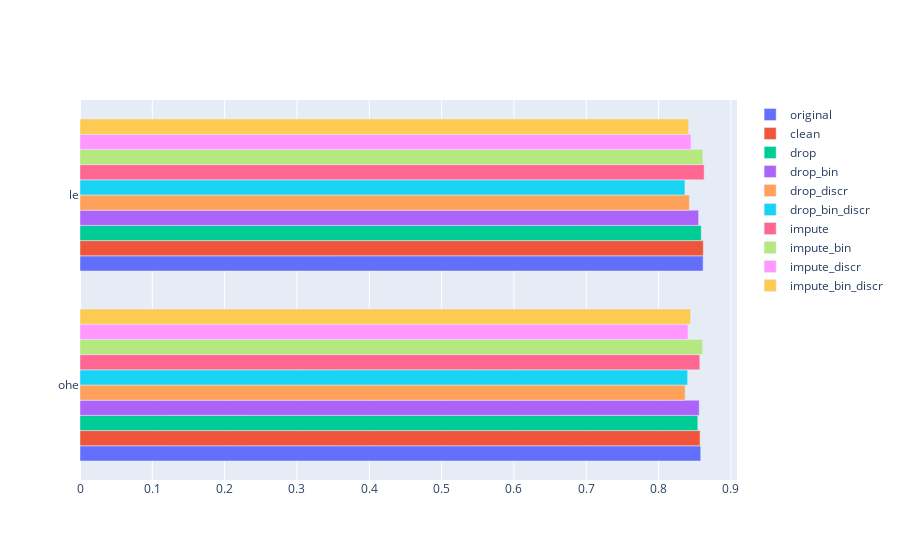

Source (notebook cell):
### Code cell
# Random forest
rf = {}
rf_results = {}

param_grid = [
  {'n_estimators': [50, 100, 150], 'criterion': ['gini', 'entropy'], 'max_depth': [4, 8, 12]},
]

# Loop
for key in datasets_keys:
    rf[key] = {}
    rf_results[key] = {}
    
    # Grid search
    rf[key]["model_ohe"] = GridSearchCV(RandomForestClassifier(), param_grid, scoring='accuracy', n_jobs=8).fit(
        datasets[key]["X_train_ohe"], datasets[key]["Y_train"]
    ).best_estimator_
    rf[key]["model_le"] = GridSearchCV(RandomForestClassifier(), param_grid, scoring='accuracy', n_jobs=8).fit(
        datasets[key]["X_train_le"], datasets[key]["Y_train"]
    ).best_estimator_
    
    # Test
    rf_results[key]["ohe"] = rf[key]['model_ohe'].score(datasets[key]['X_test_ohe'], datasets[key]['Y_test'])
    rf_results[key]["le"] = rf[key]['model_le'].score(datasets[key]['X_test_le'], datasets[key]['Y_test'])

# Plot
fig = go.Figure()
rf_results = pd.DataFrame(rf_results)
for col in rf_results:
    fig.add_traces(go.Bar(y=rf_results.index, x=rf_results[col], orientation="h", name=col))

fig.show()

### Figure 1 — Plotly figure (JSON) as saved in the notebook; plotly's stock layout.template omitted (floating-point values rounded to 4 significant figures)
{"data": [{"name": "original", "orientation": "h", "type": "bar", "x": [0.8582, 0.8616], "y": ["ohe", "le"]}, {"name": "clean", "orientation": "h", "type": "bar", "x": [0.8573, 0.8618], "y": ["ohe", "le"]}, {"name": "drop", "orientation": "h", "type": "bar", "x": [0.8542, 0.859], "y": ["ohe", "le"]}, {"name": "drop_bin", "orientation": "h", "type": "bar", "x": [0.8562, 0.8553], "y": ["ohe", "le"]}, {"name": "drop_discr", "orientation": "h", "type": "bar", "x": [0.8367, 0.8426], "y": ["ohe", "le"]}, {"name": "drop_bin_discr", "orientation": "h", "type": "bar", "x": [0.8402, 0.8365], "y": ["ohe", "le"]}, {"name": "impute", "orientation": "h", "type": "bar", "x": [0.857, 0.863], "y": ["ohe", "le"]}, {"name": "impute_bin", "orientation": "h", "type": "bar", "x": [0.8608, 0.8611], "y": ["ohe", "le"]}, {"name": "impute_discr", "orientation": "h", "type": "bar", "x": [0.8406, 0.8448], "y": ["ohe", "le"]}, {"name": "impute_bin_discr", "orientation": "h", "type": "bar", "x": [0.8442, 0.8415], "y": ["ohe", "le"]}], "layout": {"autosize": true, "xaxis": {"autorange": true, "range": [0, 0.9084], "type": "linear"}, "yaxis": {"autorange": true, "range": [-0.5, 1.5], "type": "category"}}}
